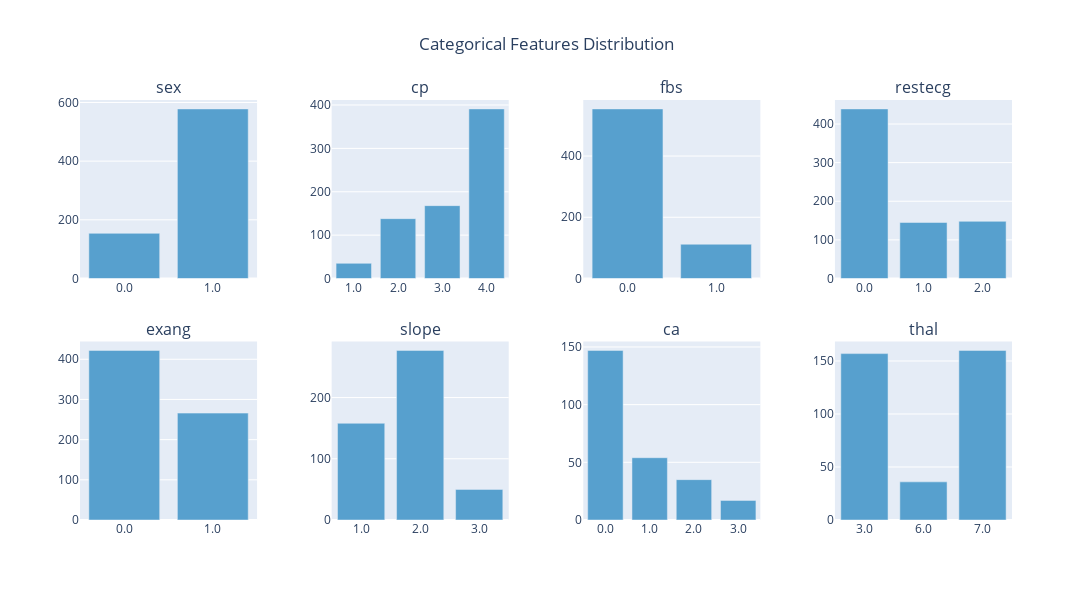

This figure's notebook cell:
### Markdown cell above
---
## 5. Categorical Features Analysis

### Code cell
categorical_cols = ['sex', 'cp', 'fbs', 'restecg', 'exang', 'slope', 'ca', 'thal']

for col in categorical_cols:
    if col in train_clean.columns:
        print(f"\n{col}:")
        print(train_clean[col].value_counts().sort_index())

plots.plot_categorical_distributions(
    train_clean,
    cols=categorical_cols
)

### Figure 1 — Plotly figure (JSON) as saved in the notebook; plotly's stock layout.template omitted (floating-point values rounded to 4 significant figures)
{"data": [{"marker": {"color": "#57A0CE"}, "name": "sex", "showlegend": false, "type": "bar", "x": ["0.0", "1.0"], "xaxis": "x", "y": [154, 578], "yaxis": "y"}, {"marker": {"color": "#57A0CE"}, "name": "cp", "showlegend": false, "type": "bar", "x": ["1.0", "2.0", "3.0", "4.0"], "xaxis": "x2", "y": [35, 138, 168, 391], "yaxis": "y2"}, {"marker": {"color": "#57A0CE"}, "name": "fbs", "showlegend": false, "type": "bar", "x": ["0.0", "1.0"], "xaxis": "x3", "y": [554, 112], "yaxis": "y3"}, {"marker": {"color": "#57A0CE"}, "name": "restecg", "showlegend": false, "type": "bar", "x": ["0.0", "1.0", "2.0"], "xaxis": "x4", "y": [439, 145, 148], "yaxis": "y4"}, {"marker": {"color": "#57A0CE"}, "name": "exang", "showlegend": false, "type": "bar", "x": ["0.0", "1.0"], "xaxis": "x5", "y": [422, 266], "yaxis": "y5"}, {"marker": {"color": "#57A0CE"}, "name": "slope", "showlegend": false, "type": "bar", "x": ["1.0", "2.0", "3.0"], "xaxis": "x6", "y": [158, 277, 50], "yaxis": "y6"}, {"marker": {"color": "#57A0CE"}, "name": "ca", "showlegend": false, "type": "bar", "x": ["0.0", "1.0", "2.0", "3.0"], "xaxis": "x7", "y": [147, 54, 35, 17], "yaxis": "y7"}, {"marker": {"color": "#57A0CE"}, "name": "thal", "showlegend": false, "type": "bar", "x": ["3.0", "6.0", "7.0"], "xaxis": "x8", "y": [157, 36, 160], "yaxis": "y8"}], "layout": {"annotations": [{"font": {"size": 16}, "showarrow": false, "text": "sex", "x": 0.095, "xanchor": "center", "xref": "paper", "y": 1, "yanchor": "bottom", "yref": "paper"}, {"font": {"size": 16}, "showarrow": false, "text": "cp", "x": 0.365, "xanchor": "center", "xref": "paper", "y": 1, "yanchor": "bottom", "yref": "paper"}, {"font": {"size": 16}, "showarrow": false, "text": "fbs", "x": 0.635, "xanchor": "center", "xref": "paper", "y": 1, "yanchor": "bottom", "yref": "paper"}, {"font": {"size": 16}, "showarrow": false, "text": "restecg", "x": 0.905, "xanchor": "center", "xref": "paper", "y": 1, "yanchor": "bottom", "yref": "paper"}, {"font": {"size": 16}, "showarrow": false, "text": "exang", "x": 0.095, "xanchor": "center", "xref": "paper", "y": 0.425, "yanchor": "bottom", "yref": "paper"}, {"font": {"size": 16}, "showarrow": false, "text": "slope", "x": 0.365, "xanchor": "center", "xref": "paper", "y": 0.425, "yanchor": "bottom", "yref": "paper"}, {"font": {"size": 16}, "showarrow": false, "text": "ca", "x": 0.635, "xanchor": "center", "xref": "paper", "y": 0.425, "yanchor": "bottom", "yref": "paper"}, {"font": {"size": 16}, "showarrow": false, "text": "thal", "x": 0.905, "xanchor": "center", "xref": "paper", "y": 0.425, "yanchor": "bottom", "yref": "paper"}], "height": 600, "title": {"text": "Categorical Features Distribution", "x": 0.5}, "width": 1200, "xaxis": {"anchor": "y", "domain": [0, 0.19]}, "xaxis2": {"anchor": "y2", "domain": [0.27, 0.46]}, "xaxis3": {"anchor": "y3", "domain": [0.54, 0.73]}, "xaxis4": {"anchor": "y4", "domain": [0.81, 1]}, "xaxis5": {"anchor": "y5", "domain": [0, 0.19]}, "xaxis6": {"anchor": "y6", "domain": [0.27, 0.46]}, "xaxis7": {"anchor": "y7", "domain": [0.54, 0.73]}, "xaxis8": {"anchor": "y8", "domain": [0.81, 1]}, "yaxis": {"anchor": "x", "domain": [0.575, 1]}, "yaxis2": {"anchor": "x2", "domain": [0.575, 1]}, "yaxis3": {"anchor": "x3", "domain": [0.575, 1]}, "yaxis4": {"anchor": "x4", "domain": [0.575, 1]}, "yaxis5": {"anchor": "x5", "domain": [0, 0.425]}, "yaxis6": {"anchor": "x6", "domain": [0, 0.425]}, "yaxis7": {"anchor": "x7", "domain": [0, 0.425]}, "yaxis8": {"anchor": "x8", "domain": [0, 0.425]}}}
